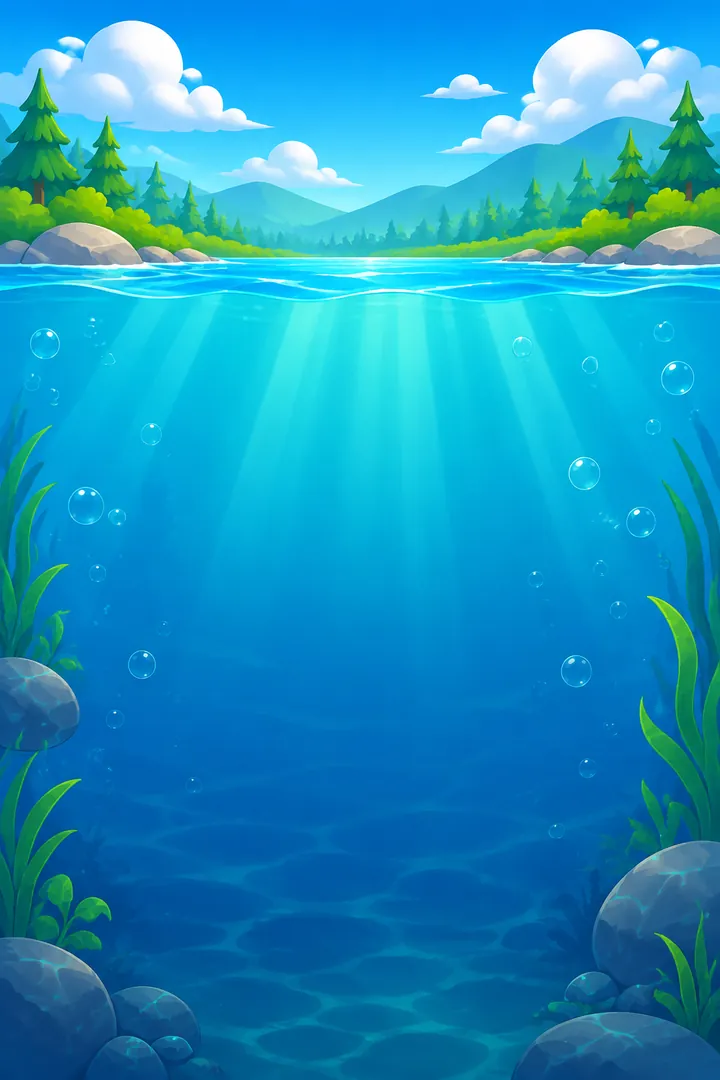
#> input picture site/play/deep-luck-playgama/art/bg_lake.webp, 720 x 1080 px, found by its file name
$ python thumb.py out.png
#> lines starting #> are read from the running program, lines starting #| are printed output that depends on the picture
"""Poki thumbnails from the game's own art: 628x628 (square) and 1280x720 (wide).
The story in one glance: a happy kid, a huge golden catch bursting out of the water, the title.
Usage: python3 -I thumb.py OUT_DIR"""
import math, os, sys
from PIL import Image, ImageDraw, ImageFilter, ImageFont, ImageOps

HERE = os.path.dirname(os.path.abspath(__file__))
ART = os.path.join(HERE, "..", "..", "public", "art")
FONT = os.path.join(HERE, "..", "..", "node_modules", "@fontsource", "fredoka", "files", "fredoka-latin-700-normal.woff")


def sprite(name, width):
    im = Image.open(os.path.join(ART, name + ".webp")).convert("RGBA")
    return im.resize((width, round(im.height * width / im.width)), Image.LANCZOS)


def tint_gold(im):
    """recolour a sprite gold, keeping its shading (the game's 'gold' mutation look)"""
    g = ImageOps.autocontrast(im.convert("L"), cutoff=2)
    gold = ImageOps.colorize(g, black="#4a2200", mid="#ffa000", white="#fff3a0", midpoint=175)
    out = gold.convert("RGBA"); out.putalpha(im.getchannel("A"))
    return out


def glow(size, center, radius, color):
    layer = Image.new("RGBA", size, (0, 0, 0, 0))
    d = ImageDraw.Draw(layer)
    r = radius * 0.55
    d.ellipse([center[0] - r, center[1] - r, center[0] + r, center[1] + r], fill=color)
    return layer.filter(ImageFilter.GaussianBlur(radius * 0.35))


def title(img, text, cx, y, size):
    f = ImageFont.truetype(FONT, size)
    d = ImageDraw.Draw(img)
    w = d.textlength(text, font=f)
    x = cx - w / 2
    # thick navy outline, a drop shadow, then a gold-to-orange fill
    sh = Image.new("RGBA", img.size, (0, 0, 0, 0))
    ImageDraw.Draw(sh).text((x, y + size * 0.1), text, font=f, fill=(13, 30, 69, 255), stroke_width=int(size * 0.14), stroke_fill=(13, 30, 69, 255))
    img.alpha_composite(sh)
    d.text((x, y), text, font=f, fill=(255, 255, 255, 255), stroke_width=int(size * 0.12), stroke_fill=(22, 52, 94, 255))
    mask = Image.new("L", img.size, 0)
    ImageDraw.Draw(mask).text((x, y), text, font=f, fill=255)
    grad = Image.new("RGBA", img.size)
    gd = ImageDraw.Draw(grad)
    for yy in range(int(y), int(y + size * 1.2)):
        k = (yy - y) / (size * 1.2)
        gd.line([(0, yy), (img.width, yy)], fill=(255, int(236 - 90 * k), int(110 - 90 * k), 255))
    img.paste(grad, (0, 0), mask)


def make(w, h, out):
#> called with w = 628, h = 628, out = 'out.png/thumb_628.jpg'
    img = Image.new("RGBA", (w, h))
#> img: PIL image 628x628 RGBA; every value is 0
    bg = Image.open(os.path.join(ART, "bg_lake.webp")).convert("RGBA")
    water_y = int(h * (0.58 if w == h else 0.6))
    # big enough to cover the width, and tall enough that the painted sky reaches the top
    k = max(w / bg.width, h / bg.height, water_y / (0.245 * bg.height))
#> k = 1.38
    bg = bg.resize((math.ceil(bg.width * k), math.ceil(bg.height * k)), Image.LANCZOS)
#> bg: PIL image 991x1486 RGBA
    wl = 0.245 * bg.height  # waterline in the painting
#> wl = 364.1
    water_y = int(h * (0.58 if w == h else 0.6))
    img.alpha_composite(bg, (int((w - bg.width) / 2), int(water_y - wl)))
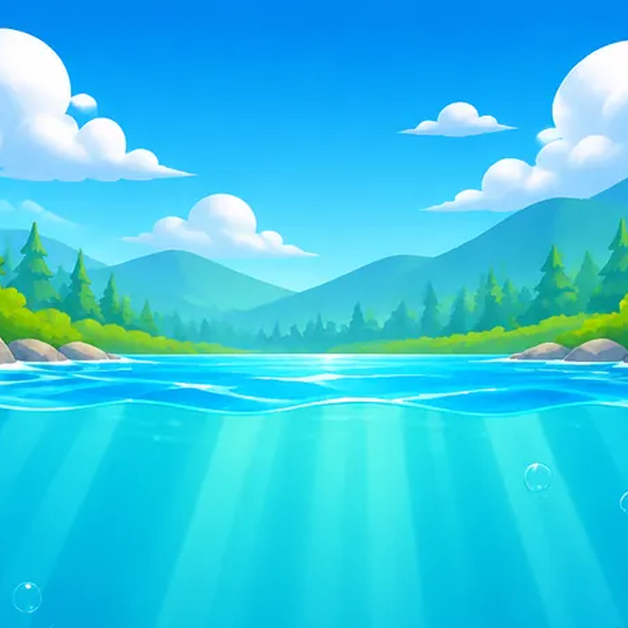
#> img: PIL image 628x628 RGBA; mean R, G, B, A 52.3, 198.5, 227.8, 255
    # deepen the bottom
    shade = Image.new("RGBA", (w, h), (0, 0, 0, 0))
    sd = ImageDraw.Draw(shade)
    for yy in range(water_y, h):
        a = int(150 * (yy - water_y) / (h - water_y))
        sd.line([(0, yy), (w, yy)], fill=(6, 30, 70, a))
    img.alpha_composite(shade)
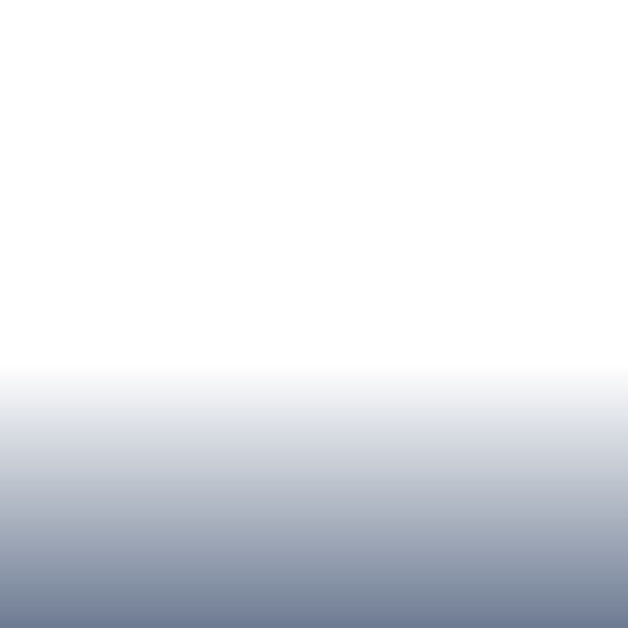
#> shade: PIL image 628x628 RGBA; mean R, G, B, A 2.5, 12.6, 29.4, 31.2; transparent parts drawn white
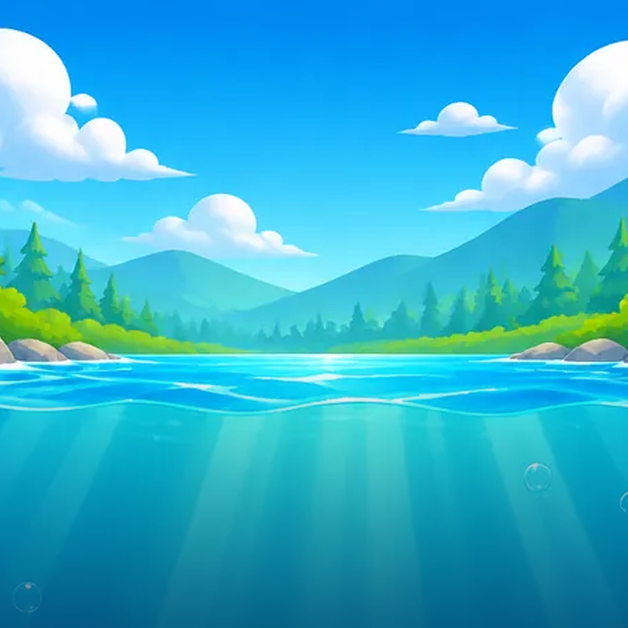
#> img: PIL image 628x628 RGBA; mean R, G, B, A 50.5, 177.1, 208.5, 255
    u = min(w, h)
    # the kid cheering in the boat
    kid = sprite("kid_cap_cheer", int(u * (0.62 if w == h else 0.5)))
    kx = int(w * (0.3 if w == h else 0.3) - kid.width / 2)
    ky = water_y - int(kid.height * 0.8)
    # the huge golden catch leaping out of the water, with a glow and a splash
    fish = tint_gold(sprite("koi_queen", int(u * (0.62 if w == h else 0.55)))).rotate(28, expand=True, resample=Image.BICUBIC)
    fx, fy = int(w * (0.72 if w == h else 0.7) - fish.width / 2), water_y - int(fish.height * 0.78)
    img.alpha_composite(glow((w, h), (fx + fish.width // 2, fy + fish.height // 2), u * 0.42, (255, 225, 120, 255)))
    d = ImageDraw.Draw(img)
    for i in range(16):
        a = math.pi * (0.9 + 1.2 * i / 15)
        r = u * (0.08 + 0.05 * (i % 3))
        cx, cy = fx + fish.width * 0.42 + math.cos(a) * r * 1.6, water_y + math.sin(a) * r * 0.6
        s = u * (0.012 + 0.008 * (i % 3))
        d.ellipse([cx - s, cy - s, cx + s, cy + s], fill=(235, 250, 255, 230), outline=(22, 52, 94, 255), width=2)
    img.alpha_composite(fish, (fx, fy))
    img.alpha_composite(kid, (kx, ky))
    # sparkles
    for i, (sx, sy) in enumerate([(0.86, 0.18), (0.6, 0.12), (0.93, 0.46), (0.52, 0.36)]):
        cx, cy, s = w * sx, h * sy, u * (0.025 + 0.01 * (i % 2))
        d.polygon([(cx, cy - s * 2), (cx + s * 0.5, cy - s * 0.5), (cx + s * 2, cy), (cx + s * 0.5, cy + s * 0.5), (cx, cy + s * 2), (cx - s * 0.5, cy + s * 0.5), (cx - s * 2, cy), (cx - s * 0.5, cy - s * 0.5)], fill=(255, 250, 200, 255))
    title(img, "Deep Luck", w / 2, h * (0.73 if w == h else 0.72), int(u * (0.16 if w == h else 0.17)))
    img.convert("RGB").save(out, quality=92)
    print(out, img.size)


if __name__ == "__main__":
    out = sys.argv[1]
    os.makedirs(out, exist_ok=True)
#> (the run stopped early here; a loop or call above may not have finished)
